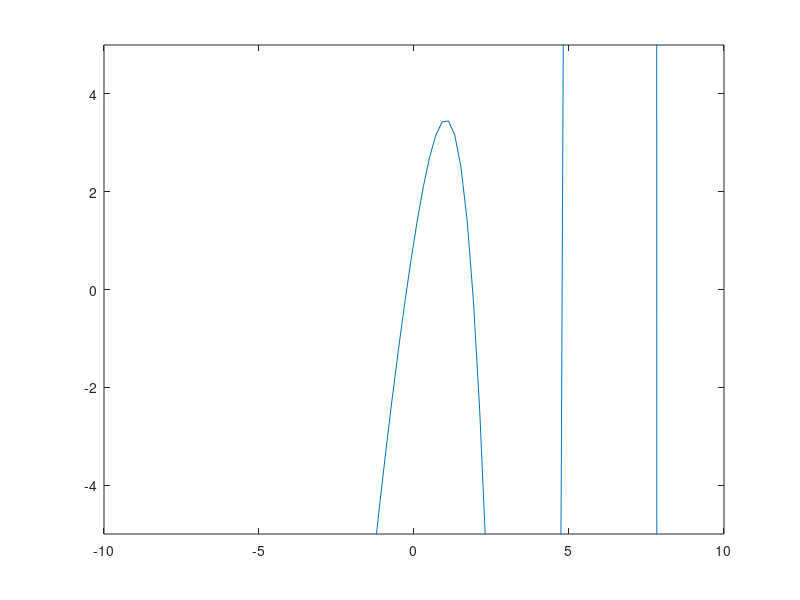

Reproduce this figure in MATLAB. (Note: this script raises an error after producing the figure.)
%%PLOT
x = linspace(-10,10);
plot(x, exp(x).*cos(x) - x.^2 + 3*x);
ylim([-5 5])
axes0

%% BISSECCION [-1, 8]
clc
tol = 10^(-4);
f = @(x) exp(x).*cos(x) - x.^2 + 3*x;
No = 20;

a = -1;
b = 8;
fa = f(a);
i = 0;

tic
[p, i] = biseccion(f, a, b, tol, No)
toc

%RESPUESTA: 4.7838
%ITERACIONES: 16

%% BISSECCION [1, 2]
clc
tol = 10^(-4);
f = @(x) exp(x).*cos(x) - x.^2 + 3*x;
No = 20;

a = 1;
b = 2;
fa = f(a);
i = 0;

tic
[p, i] = biseccion(f, a, b, tol, No)
toc

%RESPUESTA: 4.7838
%ITERACIONES: 16

%% BISSECCION [-1, 0]
clc
tol = 10^(-4);
f = @(x) exp(x).*cos(x) - x.^2 + 3*x;
No = 20;

a = -1;
b = 0;
fa = f(a);
i = 0;

tic
[p, i] = biseccion(f, a, b, tol, No)
toc

%RESPUESTA: 4.7838
%ITERACIONES: 16

%% NEWTON RAPHSON P0 = -2
clc

f = @(x) exp(x).*cos(x) - x.^2 + 3*x;
fp = @(x) exp(x).*cos(x) - exp(x).*sin(x) - 2*x + 3;
p0 = -2;
tol = 10^(-4);
No = 20;

tic
[p, i] = newtonRaphson(f, fp, p0, tol, No)
toc 

%RESPUESTA: 1.073
%ITERACIONES: 5

%% NEWTON RAPHSON P0 = 2
clc

f = @(x) exp(x).*cos(x) - x.^2 + 3*x;
fp = @(x) exp(x).*cos(x) - exp(x).*sin(x) - 2*x + 3;
p0 = 2;
tol = 10^(-4);
No = 20;

tic
[p, i] = newtonRaphson(f, fp, p0, tol, No)
toc 

%RESPUESTA: 1.073
%ITERACIONES: 5

%% NEWTON RAPHSON P0 = 5
clc

f = @(x) exp(x).*cos(x) - x.^2 + 3*x;
fp = @(x) exp(x).*cos(x) - exp(x).*sin(x) - 2*x + 3;
p0 = 5;
tol = 10^(-4);
No = 20;

tic
[p, i] = newtonRaphson(f, fp, p0, tol, No)
toc 

%RESPUESTA: 1.073
%ITERACIONES: 5

%% SECANTE P0 = 5, p1 = 6

clc
f = @(x) exp(x).*cos(x) - x.^2 + 3*x;
p0 = 5;
p1 = 6;
tol = 10^(-4);
No = 20;

tic
[p,i] = secante(f, p0, p1, tol, No)
toc

%RESPUESTA: 1.073
%ITERACIONES: 7

%% FALSA POSICION 

clc
f = @(x) exp(x).*cos(x) - x.^2 + 3*x;
p0 = 5;
p1 = 6;
tol = 10^(-4);
No = 20;

tic
[p,i] = falsaPosicion(f, p0, p1, tol, No)
toc

%RESPUESTA: 1.037
%ITERACIONES: 10


